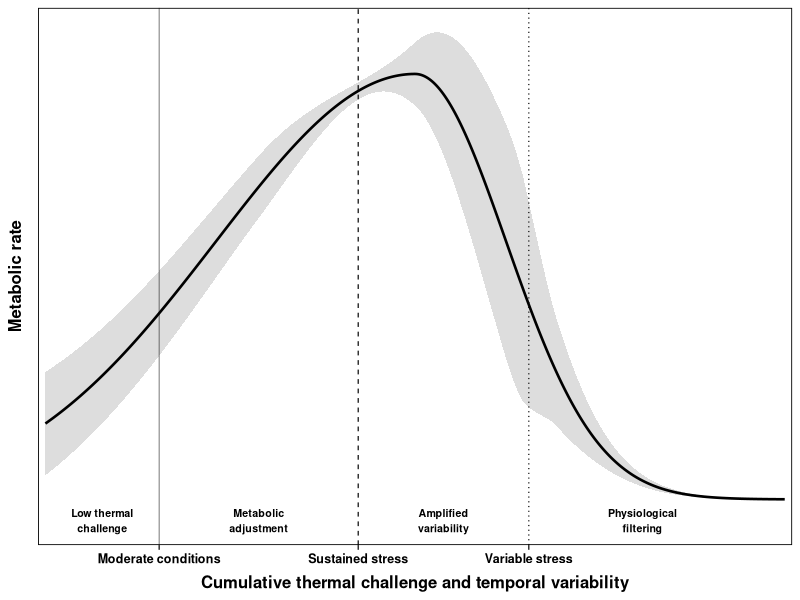
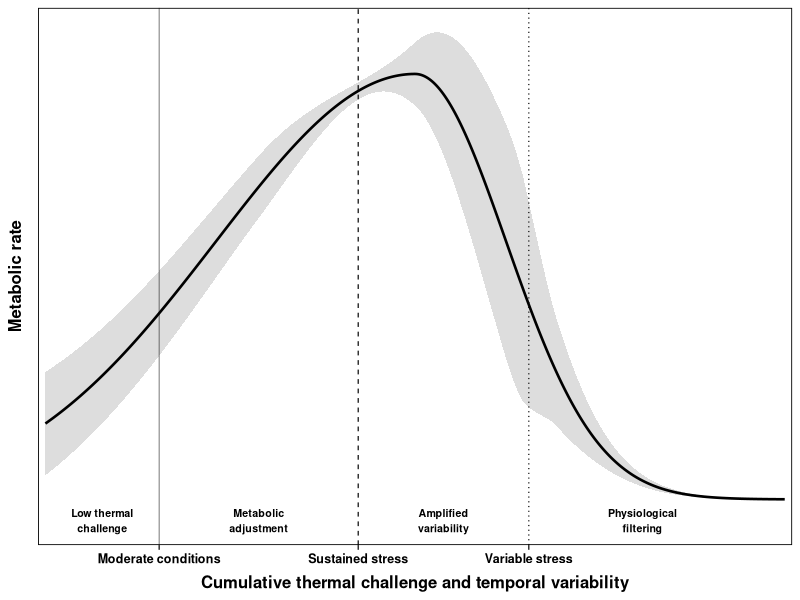
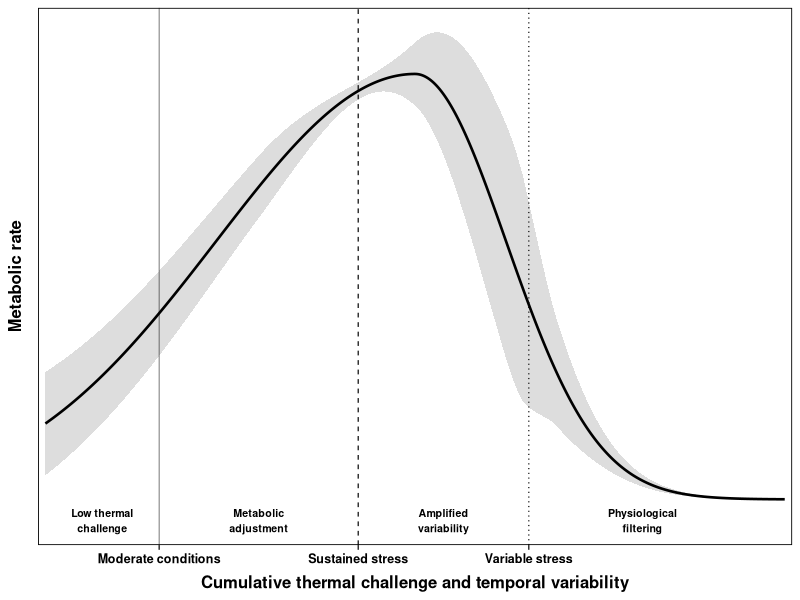

These charts were generated, in order, by the following R code:
# =========================================================
# Figure 5: Conceptual exposure-response framework
# Mean curve remains conceptual; variability ribbon is data-informed
# =========================================================

suppressPackageStartupMessages({
  library(ggplot2)
  library(dplyr)
  library(readr)
})

# --------------------------- STYLE ---------------------------
font_base       <- 12
font_axis_text  <- 9
font_axis_title <- 12
tick_len_mm     <- 1.2
axis_line_width <- 0.6
guide_lwd       <- 0.4
main_line_lwd   <- 0.9
# -------------------------------------------------------------

# ---------------------------
# 1) Read observed respiration summary
# ---------------------------
resp_sum <- read_csv("Fig2A_summary_D28_by_profile.csv",
                     show_col_types = FALSE) %>%
  mutate(
    cv = sd / mean,
    Profile_lab = gsub("\\r\\n", " ", Profile_lab)
  )

print(resp_sum %>% select(Profile, Profile_lab, n, mean, sd, cv))

cv_ambient <- resp_sum %>% filter(Profile == "abt")  %>% pull(cv)
cv_long    <- resp_sum %>% filter(Profile == "hws1") %>% pull(cv)

cv_inter <- resp_sum %>%
  filter(Profile %in% c("hws2", "hws3", "hws4")) %>%
  summarise(cv = mean(cv, na.rm = TRUE)) %>%
  pull(cv)

cv_low <- mean(c(cv_ambient, cv_long), na.rm = TRUE)

# ---------------------------
# 2) Conceptual x-axis
# ---------------------------
# These values preserve the visual geometry of the original figure.
# They should be interpreted as conceptual exposure-regime space,
# not as measured temperature.

xmin <- 14
xmax <- 40

x_sustained  <- 26.3
x_variable   <- 30.8
x_constraint <- 32.0
x_post       <- 35.0

x <- seq(xmin, xmax, by = 0.05)

# ---------------------------
# 3) Conceptual mean curve
# ---------------------------
mean_curve <- function(x,
                       x_peak = 27,
                       width_left = 7,
                       width_right = 3.2,
                       base = 0.40,
                       amp = 0.80) {
  ifelse(
    x <= x_peak,
    amp * exp(-0.5 * ((x - x_peak) / width_left)^2) + base,
    amp * exp(-0.5 * ((x - x_peak) / width_right)^2) + base
  )
}

curve_df <- data.frame(
  x = x,
  resp = mean_curve(x)
)

# ---------------------------
# 4) Data-informed variability ribbon
# ---------------------------
# Keep original left-side visual geometry.
# Only smooth the right-side contraction after the variability peak.

anchor_df <- data.frame(
  x = c(
    xmin,
    21.5,
    x_sustained,
    x_variable
  ),
  cv = c(
    cv_low   * 1.15,
    cv_low   * 0.45,
    cv_long  * 0.22,
    cv_inter * 1.05
  )
)

left_fun <- splinefun(anchor_df$x, anchor_df$cv, method = "monoH.FC")

# value at peak, used as the start of the right-side decline
peak_cv <- cv_inter * 1.05

# Smooth right-side decline only
right_fun <- function(x) {
  peak_cv / (1 + exp(0.85 * (x - x_constraint)))
}

# Smooth transition between left spline and right decline
smoothstep <- function(z) {
  z <- pmin(1, pmax(0, z))
  z * z * (3 - 2 * z)
}

rel_profile <- function(x) {
  blend_start <- x_variable - 0.8
  blend_end   <- x_variable + 1.2

  w <- smoothstep((x - blend_start) / (blend_end - blend_start))

  left_val  <- pmax(0, left_fun(pmin(x, x_variable)))
  right_val <- right_fun(x)

  (1 - w) * left_val + w * right_val
}

a <- 0.22
b <- 0.78
band_scale <- 1.00
eps <- 1e-6

band <- curve_df %>%
  mutate(
    rel = rel_profile(x),
    halfwidth = band_scale * rel * (a + b * pmax(resp, eps)),
    lower = pmax(0, resp - halfwidth),
    upper = resp + halfwidth
  )

# ---------------------------
# 5) Plot
# ---------------------------
line_moderate  <- 18
line_sustained <- 25.0
line_variable  <- 31.0

p <- ggplot(curve_df, aes(x, resp)) +
  geom_ribbon(
    data = band,
    aes(ymin = lower, ymax = upper),
    fill = "grey40",
    alpha = 0.22
  ) +
  geom_line(linewidth = main_line_lwd, colour = "black") +

  geom_vline(xintercept = line_moderate,
             linetype = 1, linewidth = 0.3, alpha = 0.6) +
  geom_vline(xintercept = line_sustained,
             linetype = 2, linewidth = guide_lwd) +
  geom_vline(xintercept = line_variable,
             linetype = 3, linewidth = guide_lwd) +

  annotate("text", x = 16.0, y = 0.36,
           label = "Low thermal\nchallenge",
           size = 2.7, fontface = "bold") +
  annotate("text", x = 21.5, y = 0.36,
           label = "Metabolic\nadjustment",
           size = 2.7, fontface = "bold") +
  annotate("text", x = 28.0, y = 0.36,
           label = "Amplified\nvariability",
           size = 2.7, fontface = "bold") +
  annotate("text", x = 35.0, y = 0.36,
           label = "Physiological\nfiltering",
           size = 2.7, fontface = "bold") +

  scale_x_continuous(
    limits = c(xmin, xmax),
    breaks = c(line_moderate, line_sustained, line_variable),
    labels = c(
      "Moderate conditions",
      "Sustained stress",
      "Variable stress"
    ),
    expand = expansion(mult = c(0.01, 0.01))
  ) +

  labs(
    x = "Cumulative thermal challenge and temporal variability",
    y = "Metabolic rate"
  ) +

  theme_bw(base_size = font_base) +
  theme(
    panel.grid.major = element_blank(),
    panel.grid.minor = element_blank(),

    panel.border = element_rect(
      colour = "black",
      linewidth = axis_line_width
    ),

    axis.text.x = element_text(
      size = font_axis_text,
      colour = "black",
      face = "bold"
    ),
    axis.title.x = element_text(
      size = font_axis_title,
      colour = "black",
      face = "bold",
      margin = margin(t = 6.5)
    ),

    axis.text.y = element_blank(),
    axis.ticks.y = element_blank(),
    axis.title.y = element_text(
      size = font_axis_title,
      colour = "black",
      face = "bold",
      margin = margin(r = 6.5)
    ),

    axis.ticks.x = element_line(linewidth = 0.4, colour = "black"),
    axis.ticks.length.x = grid::unit(tick_len_mm, "mm"),

    plot.margin = margin(2, 2, 2, 2, "mm")
  )

print(p)

# ---------------------------
# 6) Save
# ---------------------------
ggsave(
  "Figure5_conceptual_profile_variability.pdf",
  p,
  width = 135,
  height = 90,
  units = "mm"
)

ggsave(
  "Figure5_conceptual_profile_variability.png",
  p,
  width = 135,
  height = 90,
  units = "mm",
  dpi = 600
)
